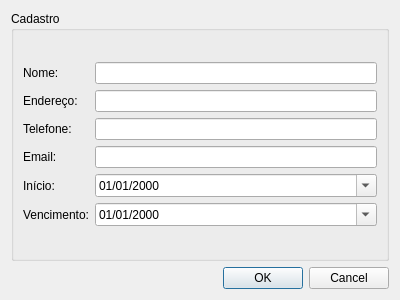
<?xml version="1.0" encoding="UTF-8"?>
<ui version="4.0">
 <class>RegisterUser</class>
 <widget class="QDialog" name="RegisterUser">
  <property name="geometry">
   <rect>
    <x>0</x>
    <y>0</y>
    <width>400</width>
    <height>300</height>
   </rect>
  </property>
  <property name="windowTitle">
   <string>Dialog</string>
  </property>
  <layout class="QVBoxLayout" name="verticalLayout">
   <item>
    <widget class="QGroupBox" name="groupBox_register">
     <property name="title">
      <string>Cadastro</string>
     </property>
     <layout class="QVBoxLayout" name="verticalLayout_2">
      <item>
       <layout class="QGridLayout" name="gridLayout_3">
        <item row="5" column="0">
         <widget class="QLabel" name="label_5">
          <property name="text">
           <string>Vencimento:</string>
          </property>
         </widget>
        </item>
        <item row="2" column="0">
         <widget class="QLabel" name="label_3">
          <property name="text">
           <string>Telefone:</string>
          </property>
         </widget>
        </item>
        <item row="0" column="0">
         <widget class="QLabel" name="label">
          <property name="text">
           <string>Nome: </string>
          </property>
         </widget>
        </item>
        <item row="1" column="0">
         <widget class="QLabel" name="label_2">
          <property name="text">
           <string>Endereço: </string>
          </property>
         </widget>
        </item>
        <item row="0" column="1">
         <widget class="QLineEdit" name="lineEdit_Name"/>
        </item>
        <item row="3" column="0">
         <widget class="QLabel" name="label_4">
          <property name="text">
           <string>Email:</string>
          </property>
         </widget>
        </item>
        <item row="2" column="1">
         <widget class="QLineEdit" name="lineEdit_Phone"/>
        </item>
        <item row="1" column="1">
         <widget class="QLineEdit" name="lineEdit_Addr"/>
        </item>
        <item row="3" column="1">
         <widget class="QLineEdit" name="lineEdit_Email"/>
        </item>
        <item row="5" column="1">
         <widget class="QDateEdit" name="dateEdit">
          <property name="displayFormat">
           <string>dd/MM/yyyy</string>
          </property>
          <property name="calendarPopup">
           <bool>true</bool>
          </property>
         </widget>
        </item>
        <item row="4" column="0">
         <widget class="QLabel" name="label_6">
          <property name="text">
           <string>Início:</string>
          </property>
         </widget>
        </item>
        <item row="4" column="1">
         <widget class="QDateEdit" name="dateEdit_Start">
          <property name="displayFormat">
           <string>dd/MM/yyyy</string>
          </property>
          <property name="calendarPopup">
           <bool>true</bool>
          </property>
         </widget>
        </item>
       </layout>
      </item>
     </layout>
    </widget>
   </item>
   <item>
    <widget class="QDialogButtonBox" name="buttonBox">
     <property name="orientation">
      <enum>Qt::Horizontal</enum>
     </property>
     <property name="standardButtons">
      <set>QDialogButtonBox::Cancel|QDialogButtonBox::Ok</set>
     </property>
    </widget>
   </item>
  </layout>
 </widget>
 <tabstops>
  <tabstop>lineEdit_Name</tabstop>
  <tabstop>lineEdit_Addr</tabstop>
  <tabstop>lineEdit_Phone</tabstop>
  <tabstop>lineEdit_Email</tabstop>
  <tabstop>dateEdit</tabstop>
  <tabstop>buttonBox</tabstop>
 </tabstops>
 <resources/>
 <connections>
  <connection>
   <sender>buttonBox</sender>
   <signal>accepted()</signal>
   <receiver>RegisterUser</receiver>
   <slot>accept()</slot>
   <hints>
    <hint type="sourcelabel">
     <x>248</x>
     <y>254</y>
    </hint>
    <hint type="destinationlabel">
     <x>157</x>
     <y>274</y>
    </hint>
   </hints>
  </connection>
  <connection>
   <sender>buttonBox</sender>
   <signal>rejected()</signal>
   <receiver>RegisterUser</receiver>
   <slot>reject()</slot>
   <hints>
    <hint type="sourcelabel">
     <x>316</x>
     <y>260</y>
    </hint>
    <hint type="destinationlabel">
     <x>286</x>
     <y>274</y>
    </hint>
   </hints>
  </connection>
 </connections>
</ui>
